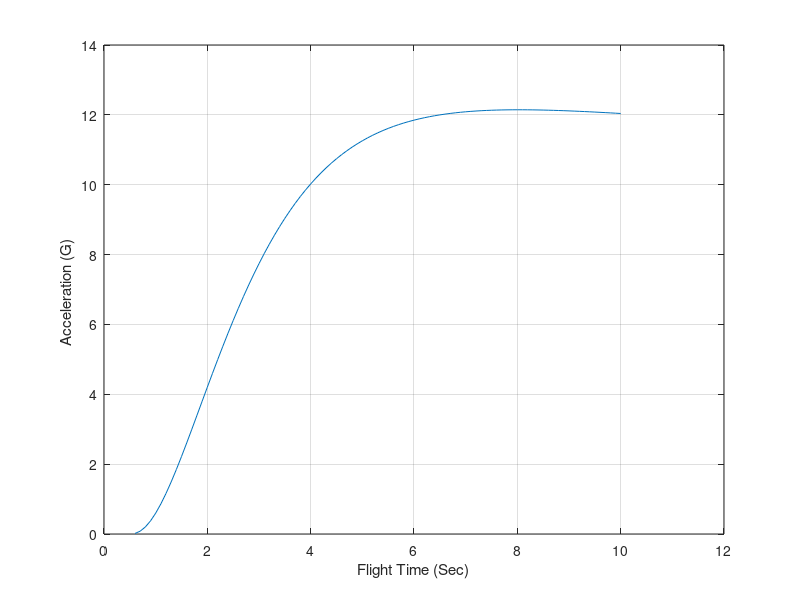

Write the MATLAB code that produced this figure.
clear
count=0;
XNT=96.6;
XNP=3.;
TAU=1.;
TF=10.;
T=0.;
S=0.;
TINT=.5;
MISS=0;
TP=T+.00001+TINT;
X1=0;
X2=0;
X5=0.;
if MISS==1
	X3=1.;
	X4=0.;
else
	X3=XNP/(TAU*TINT);
	X4=-1./TAU;
end
H=.01;
while TP<=(TF - 1e-5)
	X1OLD=X1;
	X2OLD=X2;
	X3OLD=X3;
	X4OLD=X4;
	X5OLD=X5;
	STEP=1;
	FLAG=0;
	while STEP <=1
		if FLAG==1
			X1=X1+H*X1D;
			X2=X2+H*X2D;
			X3=X3+H*X3D;
			X4=X4+H*X4D;
			X5=X5+H*X5D;
			TP=TP+H;
			STEP=2;
		end
		X1D=X2;
		X2D=X3;
		Y1=(X4-X2)/TAU;
		TGO=TP+.00001;
		X3D=XNP*Y1/TGO;
		X4D=-Y1;
		X5D=X1*X1;
		FLAG=1;
	end;
	FLAG=0;
	X1=(X1OLD+X1)/2+.5*H*X1D;
	X2=(X2OLD+X2)/2+.5*H*X2D;
	X3=(X3OLD+X3)/2+.5*H*X3D;
	X4=(X4OLD+X4)/2+.5*H*X4D;
	X5=(X5OLD+X5)/2+.5*H*X5D;
	S=S+H;
	if S>=.099999
		S=0.;
		XMUDNT=XNT*sqrt(X5/TGO);
		if MISS==0
			XMUDNT=XMUDNT/32.2;
		end
		count=count+1;
		ArrayTP(count)=TP;
		ArrayXMUDNT(count)=XMUDNT;
	end
end
%figure
plot(ArrayTP,ArrayXMUDNT),grid
xlabel('Flight Time (Sec)')
ylabel('Acceleration (G) ')
clc
output=[ArrayTP',ArrayXMUDNT'];
save datfil.txt output -ascii
disp 'simulation finished'
